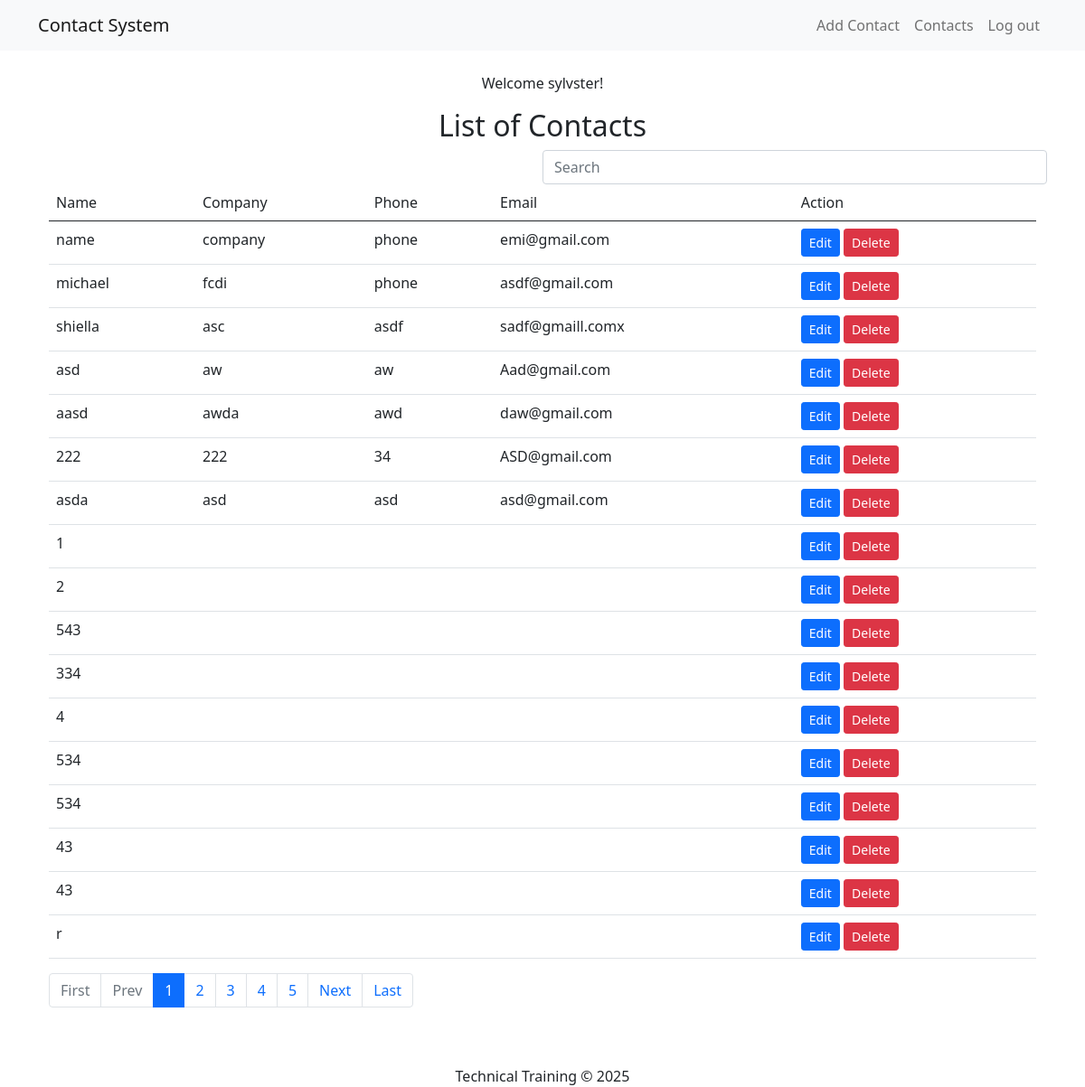
Page /dashboard.php (signed in) on the committed database.
### tables this page shows
CREATE TABLE `contacts` (
  `id` int(11) NOT NULL AUTO_INCREMENT,
  `user_id` int(11) DEFAULT 0,
  `name` varchar(255) DEFAULT '',
  `company` varchar(255) DEFAULT '',
  `phone` varchar(255) DEFAULT '',
  `email` varchar(255) DEFAULT '',
  `created_at` datetime DEFAULT current_timestamp(),
  PRIMARY KEY (`id`)
);

### dashboard.php (the view, shortened to what this page needs)
<?php include 'layout/admin_header.php'; ?>
<?php include 'config/database.php'; ?>
<?php
$user_id = $_SESSION['id'];
?>
<nav class="navbar navbar-expand-sm navbar-light bg-light mb-4">
    <div class="container">
      <a class="navbar-brand" href="#">Contact System</a>
      <div class="collapse navbar-collapse" id="navbarNav">
        <ul class="navbar-nav ms-auto">
          <li class="nav-item">
            <a class="nav-link" href="add_contact.php">Add Contact</a>
          </li>
          <li class="nav-item">
            <a class="nav-link" href="#">Contacts</a>
          </li>
          <li class="nav-item">
            <a id="link-address" class="nav-link" href="logout.php?id=<?=$_SESSION['id']?>">Log out</a>
          </li>
        </ul>
      </div>
  </div>
</nav>
<main>
  <div class="container d-flex flex-column align-items-center">
<p class="text-start">Welcome <?=$_SESSION['name']?>!</p>
<h2>List of Contacts</h2>
<div style="display:flex;justify-content:end;width:100%">
    <input class="form-control w-50" id="live_search" type="search" placeholder="Search" />
</div>
<div id="search_result" class="container-fluid">
          <table class="table">
               <thead>
                    <tr>
                         <td>Name</td>
                         <td>Company</td>
                         <td>Phone</td>
                         <td>Email</td>
                         <td>Action</td>
                    </tr>
               </thead>
               <tbody id="content">
                    <?php
                    $sql = "SELECT * from contacts where user_id=$user_id";
                    $result = $conn->query($sql);
                    while($row = $result->fetch_assoc()){
                         echo " <tr>
                         <td>$row[name]</td>
                         <td>$row[company]</td>
                         <td>$row[phone]</td>
                         <td>$row[email]</td>
                         <td>
                              <a href='edit_contact.php?id=$row[id]' class='btn btn-primary btn-sm'>Edit</a>
                              <button type='button' onclick='delete_record($row[id])'  class='btn btn-sm btn-danger' data-bs-toggle='modal' data-bs-target='#deleteRecord'>Delete</button>
                         </td>
                         </tr>";
                    }
                    ?>
               </tbody>
          </table>
          <div id="pagination">
          </div>
</div>
<?php include 'layout/footer.php'; ?>

### layout/admin_header.php (shortened to what this page needs)
<!DOCTYPE html>
<html lang="en">
<head>
  <link href="css/app.css" rel="stylesheet">
  <link href="https://cdnjs.cloudflare.com/ajax/libs/font-awesome/6.7.2/css/all.min.css" rel="stylesheet">
  <link href="https://cdn.jsdelivr.net/npm/bootstrap@5.0.2/dist/css/bootstrap.min.css" rel="stylesheet">
</head>
<body>

### layout/footer.php (shortened to what this page needs)
</div>
</main>
<footer class="text-center mt-5">
  Technical Training &copy; 2025
</footer>
</body>
</html>

### rows in the picture
contacts: name "name", company "company", phone "phone", email "emi@gmail.com"
contacts: name "michael", company "fcdi", phone "phone", email "asdf@gmail.com"
contacts: name "shiella", company "asc", phone "asdf", email "sadf@gmaill.comx"
contacts: name "asd", company "aw", phone "aw", email "Aad@gmail.com"
contacts: name "aasd", company "awda", phone "awd", email "daw@gmail.com"
contacts: name "222", company "222", phone "34", email "ASD@gmail.com"
contacts: name "asda", company "asd", phone "asd", email "asd@gmail.com"
contacts: name "1"
contacts: name "2"
contacts: name "543"
contacts: name "334"
contacts: name "4"
contacts: name "534"
contacts: name "534"
contacts: name "43"
contacts: name "43"
contacts: name "r"

### other values in the picture
$_SESSION['name'] "sylvster"
